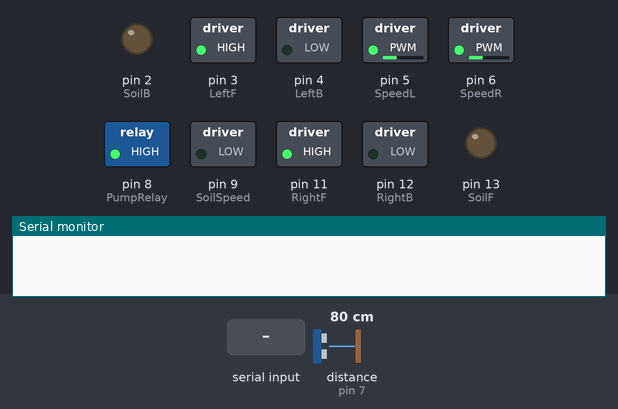
The sketch below on a simulated Arduino Uno, built with avr-gcc and run on an emulated ATmega328P. Shown: switched loads named in the sketch (green lamp = pin HIGH), output pins drawn as LEDs (lit = HIGH), the last lines printed to the serial monitor. Wiring (inferred from the names in the program): ultrasonic range finder: trigger pin 10; echo pin 7. Inputs (shaded band) come from the test bench; at power-on: distance to the obstacle (sensor on pin 7) 80 cm. The echo pulse lasts 58.3 µs per cm; pins used as bus, display or sensor lines are not drawn.

Above: at 3.2 s.
3.3 s: "plant\n" received over Serial
At 4.3 s:
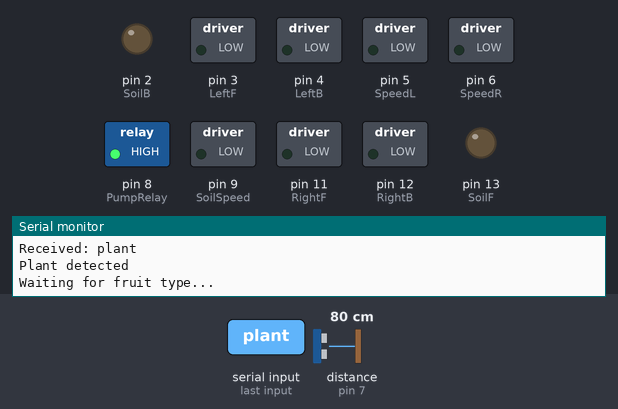
4.8 s: "apple\n" received over Serial
At 5.7 s:
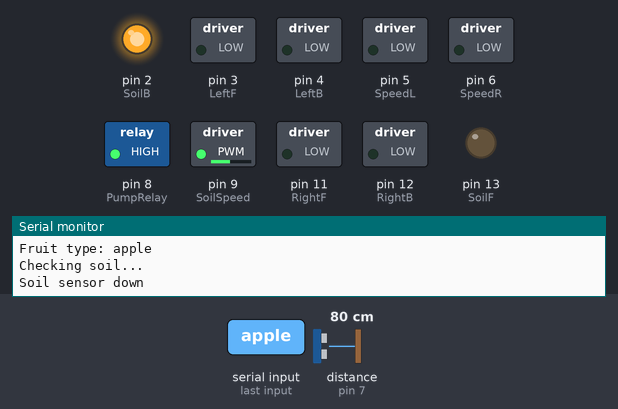
At 10.0 s:
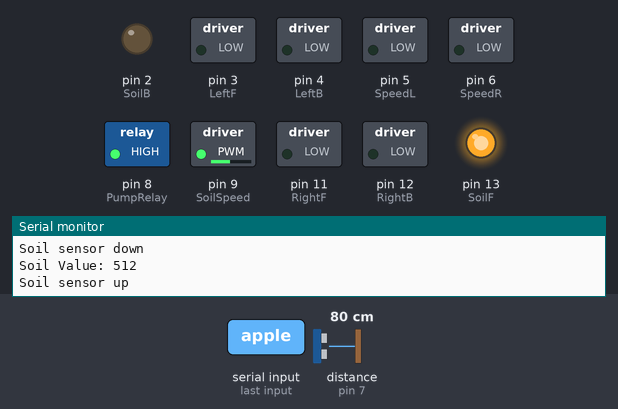
Timing chart, 0 to 18.8 s (numbered marks = the images above; inputs shaded):
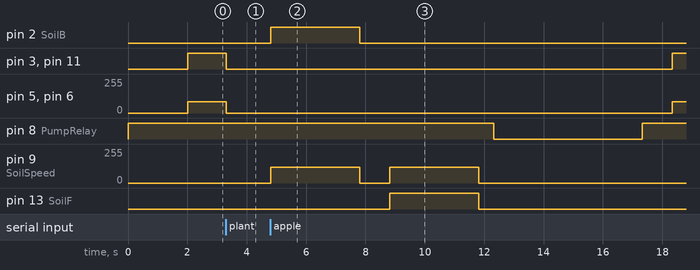

Measured:
- after the input at 3.3 s, pin 3 (LeftF), pin 11 (RightF): HIGH → LOW at once; pin 5 (SpeedL), pin 6 (SpeedR): 85/255 → 0/255 at once
- after the input at 4.8 s, pin 2 (SoilB): LOW → HIGH at once, → LOW 3.0 s later; pin 3 (LeftF): LOW → HIGH after 13.5 s

The sketch:

agriculture_robot.ino
```cpp
#define LeftF 3
#define LeftB 4
#define RightB 12
#define RightF 11
#define SpeedL 5
#define SpeedR 6

#define SoilF 13
#define SoilB 2
#define SoilSpeed 9

#define echoPin 7
#define trigPin 10

#define soilPin A0
#define PumpRelay 8

long duration;
int distance;
int soilValue;

bool waitingForFruit = false;
bool pumpRunning = false;

unsigned long pumpStartTime = 0;
unsigned long pumpDuration = 0;

unsigned long soilDownTime = 3000;
unsigned long soilUpTime = 3000;

int soilMotorSpeed = 120;

int drySoilLimit = 500;

void setup() {
  Serial.begin(9600);

  pinMode(LeftF, OUTPUT);
  pinMode(LeftB, OUTPUT);
  pinMode(RightF, OUTPUT);
  pinMode(RightB, OUTPUT);
  pinMode(SpeedL, OUTPUT);
  pinMode(SpeedR, OUTPUT);

  pinMode(SoilF, OUTPUT);
  pinMode(SoilB, OUTPUT);
  pinMode(SoilSpeed, OUTPUT);

  pinMode(trigPin, OUTPUT);
  pinMode(echoPin, INPUT);

  pinMode(PumpRelay, OUTPUT);
  digitalWrite(PumpRelay, HIGH);

  stopSoilMotor();
  Stop();

  delay(2000);
}

void loop() {
  readFromRaspberry();

  if (!waitingForFruit && !pumpRunning) {
    distance = Distance();

    if (distance > 5) {
      Forward();
    } else {
      Stop();
    }
  } else {
    Stop();
  }

  checkPump();
}

void readFromRaspberry() {
  if (Serial.available() > 0) {
    String msg = Serial.readStringUntil('\n');
    msg.trim();
    msg.toLowerCase();

    Serial.print("Received: ");
    Serial.println(msg);

    if (msg == "plant") {
      if (!waitingForFruit && !pumpRunning) {
        Stop();
        waitingForFruit = true;

        Serial.println("Plant detected");
        Serial.println("Waiting for fruit type...");
      }
    }

    else if (msg == "apple") {
      handleFruit("apple", 3000);
    }

    else if (msg == "guava") {
      handleFruit("guava", 5000);
    }

    else if (msg == "pomegranate") {
      handleFruit("pomegranate", 7000);
    }

    else if (msg == "go") {
      waitingForFruit = false;
      pumpRunning = false;
      digitalWrite(PumpRelay, HIGH);
    }
  }
}

void handleFruit(String fruitName, unsigned long waterTime) {
  if (!waitingForFruit || pumpRunning) {
    return;
  }

  Stop();

  Serial.print("Fruit type: ");
  Serial.println(fruitName);

  Serial.println("Checking soil...");
  checkSoil();

  Serial.print("Soil Value: ");
  Serial.println(soilValue);

  unsigned long finalWaterTime = waterTime;

  if (soilValue > drySoilLimit) {
    Serial.println("Soil is dry, adding 2 seconds...");
    finalWaterTime += 2000;
  } else {
    Serial.println("Soil is wet, watering normal time...");
  }

  Serial.print("Final watering time: ");
  Serial.print(finalWaterTime);
  Serial.println(" ms");

  startPump(finalWaterTime);
}

void checkSoil() {
  Stop();

  Serial.println("Soil sensor down");
  soilDown();
  delay(soilDownTime);

  stopSoilMotor();
  delay(1000);

  soilValue = analogRead(soilPin);

  Serial.print("Soil Value: ");
  Serial.println(soilValue);

  Serial.println("Soil sensor up");
  soilUp();
  delay(soilUpTime);

  stopSoilMotor();
  delay(500);
}

void startPump(unsigned long durationTime) {
  pumpDuration = durationTime;
  pumpStartTime = millis();
  pumpRunning = true;

  digitalWrite(PumpRelay, LOW);

  Serial.print("Pump ON for ");
  Serial.print(durationTime);
  Serial.println(" ms");
}

void checkPump() {
  if (pumpRunning) {
    if (millis() - pumpStartTime >= pumpDuration) {
      digitalWrite(PumpRelay, HIGH);
      pumpRunning = false;

      Serial.println("Pump OFF");

      finishPlant();
    }
  }
}

void finishPlant() {
  waitingForFruit = false;
  pumpRunning = false;

  delay(1000);

  Serial.println("Finished plant, moving to next plant...");
}

void soilDown() {
  analogWrite(SoilSpeed, soilMotorSpeed);
  digitalWrite(SoilF, LOW);
  digitalWrite(SoilB, HIGH);
}

void soilUp() {
  analogWrite(SoilSpeed, soilMotorSpeed);
  digitalWrite(SoilF, HIGH);
  digitalWrite(SoilB, LOW);
}

void stopSoilMotor() {
  analogWrite(SoilSpeed, 0);
  digitalWrite(SoilF, LOW);
  digitalWrite(SoilB, LOW);
}

int Distance() {
  digitalWrite(trigPin, LOW);
  delayMicroseconds(2);

  digitalWrite(trigPin, HIGH);
  delayMicroseconds(10);

  digitalWrite(trigPin, LOW);

  duration = pulseIn(echoPin, HIGH, 30000);

  if (duration == 0) {
    return 999;
  }

  distance = duration * 0.034 / 2;
  return distance;
}

void Forward() {
  analogWrite(SpeedR, 85);
  analogWrite(SpeedL, 85);

  digitalWrite(LeftF, HIGH);
  digitalWrite(LeftB, LOW);

  digitalWrite(RightF, HIGH);
  digitalWrite(RightB, LOW);
}

void Stop() {
  analogWrite(SpeedR, 0);
  analogWrite(SpeedL, 0);

  digitalWrite(LeftF, LOW);
  digitalWrite(LeftB, LOW);

  digitalWrite(RightF, LOW);
  digitalWrite(RightB, LOW);
}
```
